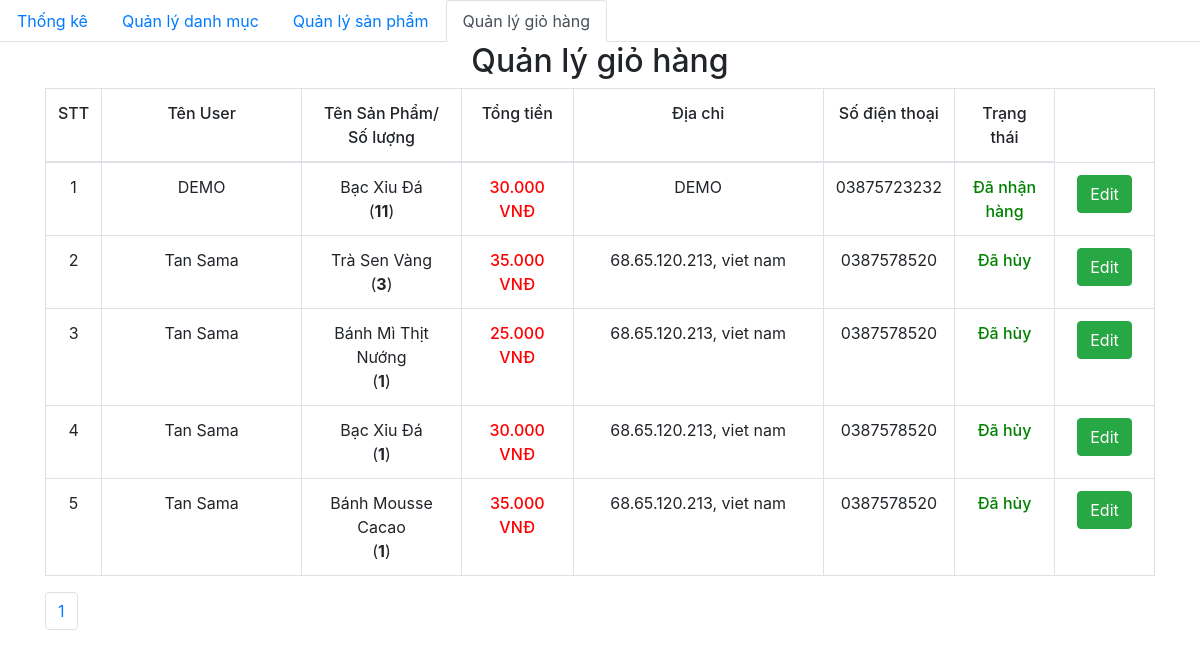
Screenshot of /admin/dashboard.php with the database file from the repository.
### tables this page shows
CREATE TABLE `order_details` (
  `id` int(11) NOT NULL,
  `order_id` int(11) NOT NULL,
  `product_id` int(11) NOT NULL,
  `id_user` int(11) NOT NULL,
  `num` int(11) NOT NULL,
  `price` float NOT NULL,
  `status` varchar(255) NOT NULL
);

CREATE TABLE `orders` (
  `id` int(11) NOT NULL,
  `fullname` varchar(100) NOT NULL,
  `phone_number` varchar(20) NOT NULL,
  `email` varchar(150) NOT NULL,
  `address` varchar(200) NOT NULL,
  `note` varchar(255) DEFAULT NULL,
  `order_date` datetime DEFAULT NULL
);

CREATE TABLE `product` (
  `id` int(11) NOT NULL,
  `title` varchar(200) NOT NULL,
  `price` float NOT NULL,
  `number` float NOT NULL,
  `thumbnail` varchar(500) NOT NULL,
  `content` longtext NOT NULL,
  `id_category` int(11) NOT NULL,
  `created_at` datetime DEFAULT NULL,
  `updated_at` datetime DEFAULT NULL
);

### admin/database/dbhelper.php (called while the page is built, shortened)
<?php
function executeResult($sql)
{
	$con = mysqli_connect(HOST, USERNAME, PASSWORD, DATABASE);
	$result = mysqli_query($con, $sql);
	$data   = [];
	while ($row = mysqli_fetch_array($result, 1)) {
		$data[] = $row;
	}
	return $data;
}

### admin/dashboard.php (the view, shortened to what this page needs)
<?php require_once('database/dbhelper.php'); ?>
<!DOCTYPE html>
<html>
<head>
    <link rel="stylesheet" href="https://maxcdn.bootstrapcdn.com/bootstrap/4.4.1/css/bootstrap.min.css">
    <link href="https://cdn.jsdelivr.net/npm/summernote@0.8.18/dist/summernote.min.css" rel="stylesheet">
</head>
<body>
    <ul class="nav nav-tabs">
        <li class="nav-item">
            <a class="nav-link" href="category/index.php">Thống kê</a>
        </li>
        <li class="nav-item">
            <a class="nav-link" href="category/index.php">Quản lý danh mục</a>
        </li>
        <li class="nav-item">
            <a class="nav-link" href="product/">Quản lý sản phẩm</a>
        </li>
        <li class="nav-item ">
            <a class="nav-link active" href="dashboard.php">Quản lý giỏ hàng</a>
        </li>
    </ul>
    <div class="container">
        <div class="panel panel-primary">
            <div class="panel-heading">
                <h2 class="text-center">Quản lý giỏ hàng</h2>
            </div>
            <div class="panel-body">
                <form action="" method="POST">
                    <table class="table table-bordered table-hover">
                        <thead>
                            <tr style="font-weight: 500;text-align: center;">
                                <td width="50px">STT</td>
                                <td width="200px">Tên User</td>
                                <td>Tên Sản Phẩm/<br>Số lượng</td>
                                <td>Tổng tiền</td>
                                <td width="250px">Địa chỉ</td>
                                <td>Số điện thoại</td>
                                <td>Trạng thái</td>
                            </tr>
                        </thead>
                        <tbody>
                            <?php
                            try {
                                if (isset($_GET['page'])) {
                                    $page = $_GET['page'];
                                } else {
                                    $page = 1;
                                }
                                $limit = 10;
                                $start = ($page - 1) * $limit;
                                $sql = "SELECT * from orders, order_details, product
                                where order_details.order_id=orders.id and product.id=order_details.product_id ORDER BY order_date DESC limit $start,$limit ";
                                $order_details_List = executeResult($sql);
                                $count = 0;
                                foreach ($order_details_List as $item) {
                                    echo '
                                        <tr style="text-align: center;">
                                            <td width="50px">' . (++$count) . '</td>
                                            <td style="text-align:center">' . $item['fullname'] . '</td>
                                            <td>' . $item['title'] . '<br>(<strong>' . $item['num'] . '</strong>)</td>
                                            <td class="b-500 red">' . number_format($item['price'], 0, ',', '.') . '<span> VNĐ</span></td>
                                            <td width="100px">' . $item['address'] . '</td>
                                            <td width="100px">' . $item['phone_number'] . '</td>
                                            <td width="100px" class="green b-500">' . $item['status'] . '</td>
                                            <td width="100px">
                                                <a href="edit.php?order_id=' . $item['order_id'] . '" class="btn btn-success">Edit</a>
                                            </td>
                                        </tr>
                                    ';
                                }
                            } catch (Exception $e) {
                                die("Lỗi thực thi sql: " . $e->getMessage());
                            }
                            ?>
                        </tbody>
                    </table>
                </form>
            </div>
            <ul class="pagination">
                <?php
                $sql = "SELECT * from orders, order_details, product
                where order_details.order_id=orders.id and product.id=order_details.product_id";
                $conn = mysqli_connect(HOST, USERNAME, PASSWORD, DATABASE);
                $result = mysqli_query($conn, $sql);
                $current_page = 0;
                if (mysqli_num_rows($result)) {
                    $numrow = mysqli_num_rows($result);
                    $current_page = ceil($numrow / 10);
                }
                for ($i = 1; $i <= $current_page; $i++) {
                    if ($i == $current_page) {
                        echo '
            <li class="page-item"><a class="page-link" href="?page=' . $i . '">' . $i . '</a></li>';
                    } else {
                        echo '
            <li class="page-item"><a class="page-link" href="?page=' . $i . '">' . $i . '</a></li>
                    ';
                    }
                }
                ?>
            </ul>
        </div>
    </div>
</body>
</html>

### admin/dashboard.php (style rules this page uses)
.b-500 { font-weight: 500; }
.red { color: red; }
.green { color: green; }

### rows the page displays
order_details: order.fullname "DEMO", product.title "Bạc Xỉu Đá", num "11", product.price "30.000", order.address "DEMO", order.phone_number "03875723232", status "Đã nhận hàng"
order_details: order.fullname "Tan Sama", product.title "Trà Sen Vàng", num "3", product.price "35.000", order.address "68.65.120.213, viet nam", order.phone_number "0387578520", status "Đã hủy"
order_details: order.fullname "Tan Sama", product.title "Bánh Mì Thịt Nướng", num "1", product.price "25.000", order.address "68.65.120.213, viet nam", order.phone_number "0387578520", status "Đã hủy"
order_details: order.fullname "Tan Sama", product.title "Bạc Xỉu Đá", num "1", product.price "30.000", order.address "68.65.120.213, viet nam", order.phone_number "0387578520", status "Đã hủy"
order_details: order.fullname "Tan Sama", product.title "Bánh Mousse Cacao", num "1", product.price "35.000", order.address "68.65.120.213, viet nam", order.phone_number "0387578520", status "Đã hủy"
